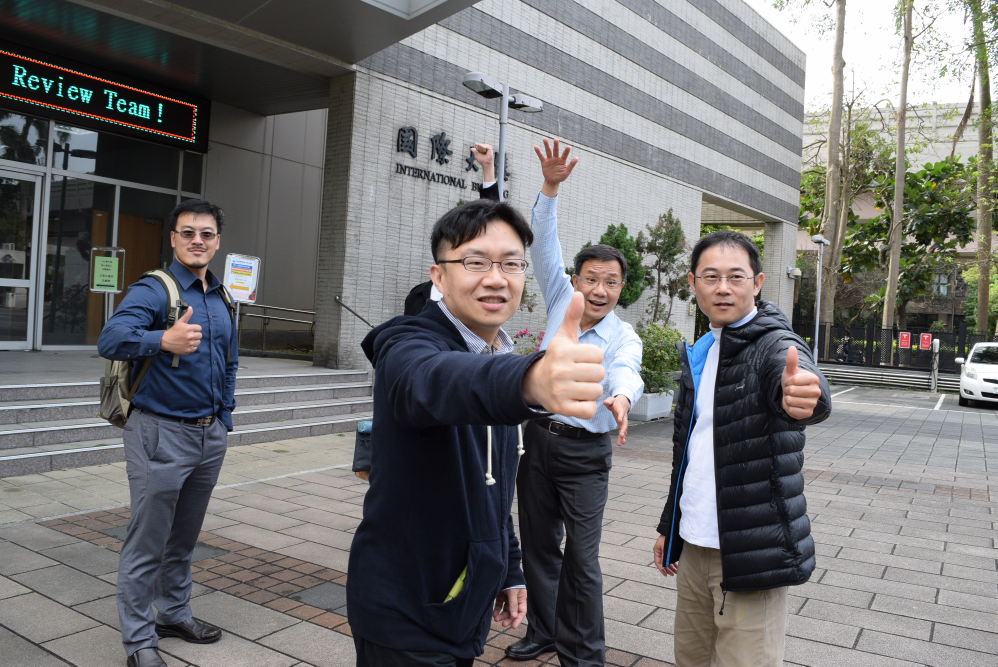
//> input picture EXE/1.JPG, 2992 x 2000 px (shown at 1/3 size)
$ ./Source2   (built with g++ and OpenCV 4)
//> lines starting //> are read from the running program, lines starting //| are printed output that depends on the picture
#include "opencv2/opencv.hpp"
using namespace cv;
using namespace std;
Mat  findepipole(vector<Point> p1, vector<Point> p2)
{
	//*****************************************************
	Mat m_F = findFundamentalMat(p1, p2, FM_8POINT);
	////**************************************************epiploe line
	Mat point1a = (Mat_<double>(3, 1) << p1[1].x, p1[1].y, 1);
	Mat point2a = (Mat_<double>(3, 1) << p1[2].x, p1[2].y, 1);

	Mat line1b = m_F*point1a;
	Mat line2b = m_F*point2a;
	Mat dot = line1b.cross(line2b);
	dot /= dot.ptr<double>(0)[2];
	return dot;
}
Mat findH(Mat dot,Mat T)
{
	Mat et = T*dot;
	double theta = -atan(et.ptr<double>(1)[0]/et.ptr<double>(0)[0]);
	Mat R = (Mat_<double>(3, 3) << cos(theta), -sin(theta), 0, sin(theta), cos(theta), 0, 0, 0, 1);
	Mat ret = R*et;
	Mat G = (Mat_<double>(3, 3) << 1, 0, 0, 0, 1, 0, -1 / ret.ptr<double>(0)[0], 0, 1);
	Mat H = G*R*T;
	return H;
}
int main()
{
	Mat src1 = imread("1.jpg");
//> src1 is the input picture: 2000 rows x 2992 cols, CV_8UC3; mean B, G, R 113.7, 113.4, 114
	Mat src2 = imread("2.jpg");
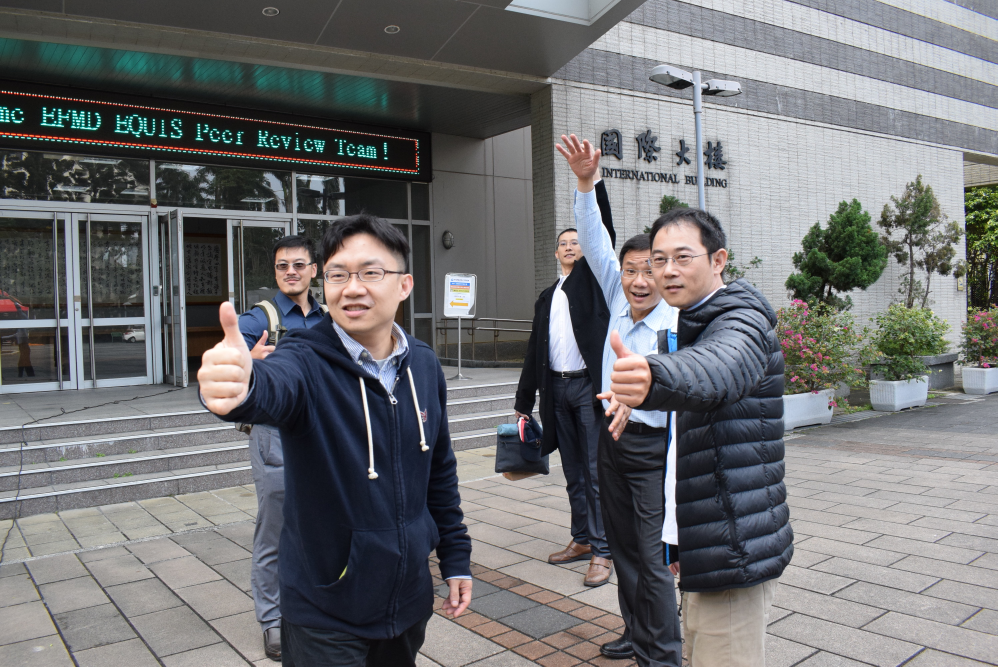
//> input picture EXE/2.JPG, 2992 x 2000 px (shown at 1/3 size)
//> src2 is the input picture: 2000 rows x 2992 cols, CV_8UC3; mean B, G, R 114.6, 112.8, 112.1
	//*************************************************
	vector<Point> p1(10);
	vector<Point> p2(10);
	// [20 lines of commented-out code are left out]
	p1[0] = Point(155, 502); p2[0] = Point(890, 639);
	p1[1] = Point(532, 571); p2[1] = Point(1224, 658);
	p1[2] = Point(529,900); p2[2] = Point(827,975);
	p1[3] = Point(1502, 356); p2[3] = Point(2083, 324);
	p1[4] = Point(2107, 577); p2[4] = Point(2888, 457);
	p1[5] = Point(600, 697); p2[5] = Point(877, 792);
	p1[6] = Point(1516, 698); p2[6] = Point(1092, 733);
	p1[7] = Point(1459, 944); p2[7] = Point(1049, 966);
	p1[8] = Point(2242, 834); p2[8] = Point(2076, 771);
	p1[9] = Point(746, 871); p2[9] = Point(1403, 918);

	Mat T1 = (Mat_<double>(3, 3) << 1, 0, -src1.cols*0.5, 0, 1, -src1.rows*0.5, 0, 0, 1);
	Mat dota=findepipole(p1, p2);
	Mat H = findH(dota, T1);
	//Mat hh = (Mat_<double>(2, 3) << H.ptr<double>(0)[0], H.ptr<double>(0)[1], H.ptr<double>(0)[2], H.ptr<double>(1)[0], H.ptr<double>(1)[1], H.ptr<double>(1)[2]);
	//	warpAffine(src1, src1, hh, src1.size());
	Mat dotb = findepipole(p2, p1);
	Mat H1 = findH(dotb,T1);
	//	Mat hh22 = (Mat_<double>(2, 3) << H1.ptr<double>(0)[0], H1.ptr<double>(0)[1], H1.ptr<double>(0)[2], H1.ptr<double>(1)[0], H1.ptr<double>(1)[1], H1.ptr<double>(1)[2]);
	//warpAffine(src2, src2, hh22, src1.size());
	//***************************************
	vector<Point2d> c(10);
	vector<Point2d> c1(10);
	for (int i = 0; i < 10; i++)
	{
		Mat ttt = (Mat_<double>(3, 1) << p1[i].x, p1[i].y, 1);
		ttt = H1*ttt;
		c[i].x = ttt.ptr<double>(0)[0] / ttt.ptr<double>(2)[0];
		c[i].y = ttt.ptr<double>(1)[0] / ttt.ptr<double>(2)[0];
		//*
		Mat ttt1 = (Mat_<double>(3, 1) << p2[i].x, p2[i].y, 1);
		ttt1 = H*ttt1;
		c1[i].x = ttt1.ptr<double>(0)[0] / ttt1.ptr<double>(2)[0];
		c1[i].y = ttt1.ptr<double>(1)[0] / ttt1.ptr<double>(2)[0];
	}
	Mat temp1(5, 5, CV_64FC1, Scalar(0));
	Mat temp2(5, 1, CV_64FC1, Scalar(0));
	for (int i = 0; i < 10; i++)
	{
		temp1.ptr<double>(0)[0] += c[i].x*c[i].x;
		temp1.ptr<double>(0)[1] += c[i].x*c[i].y;
		temp1.ptr<double>(0)[2] += c[i].x;
		temp1.ptr<double>(1)[0] += c[i].x*c[i].y;
		temp1.ptr<double>(1)[1] += c[i].y*c[i].y;
		temp1.ptr<double>(1)[2] += c[i].y;
		temp1.ptr<double>(2)[0] += c[i].x;
		temp1.ptr<double>(2)[1] += c[i].y;
		temp1.ptr<double>(2)[2] += 1;
		temp1.ptr<double>(3)[3] += c[i].y*c[i].y;
		temp1.ptr<double>(3)[4] += c[i].y;
		temp1.ptr<double>(4)[3] += c[i].y;
		temp1.ptr<double>(4)[4] += 1;

		temp2.ptr<double>(0)[0] += c[i].x*c1[i].x;
		temp2.ptr<double>(1)[0] += c[i].y*c1[i].x;
		temp2.ptr<double>(2)[0] += c1[i].x;
		temp2.ptr<double>(3)[0] += c[i].y*c1[i].y;
		temp2.ptr<double>(4)[0] += c1[i].y;
	}
	Mat ss = temp1.inv()*temp2;
//> ss = [0.667, -1.37, -230.5, 0.97, 1.28]
	//***
	Mat T = (Mat_<double>(3, 3) << 1, 0, src1.cols*0.5, 0, 1, src1.rows*0.5, 0, 0, 1);
//> T = [[1, 0, 1496], [0, 1, 1000], [0, 0, 1]]
	Mat HA = (Mat_<double>(3, 3) << ss.ptr<double>(0)[0], ss.ptr<double>(1)[0], ss.ptr<double>(2)[0], 0, ss.ptr<double>(3)[0], ss.ptr<double>(4)[0], 0, 0, 1);
	Mat hh1 = T*HA*H1;
	warpPerspective(src1, src1, hh1, src1.size());
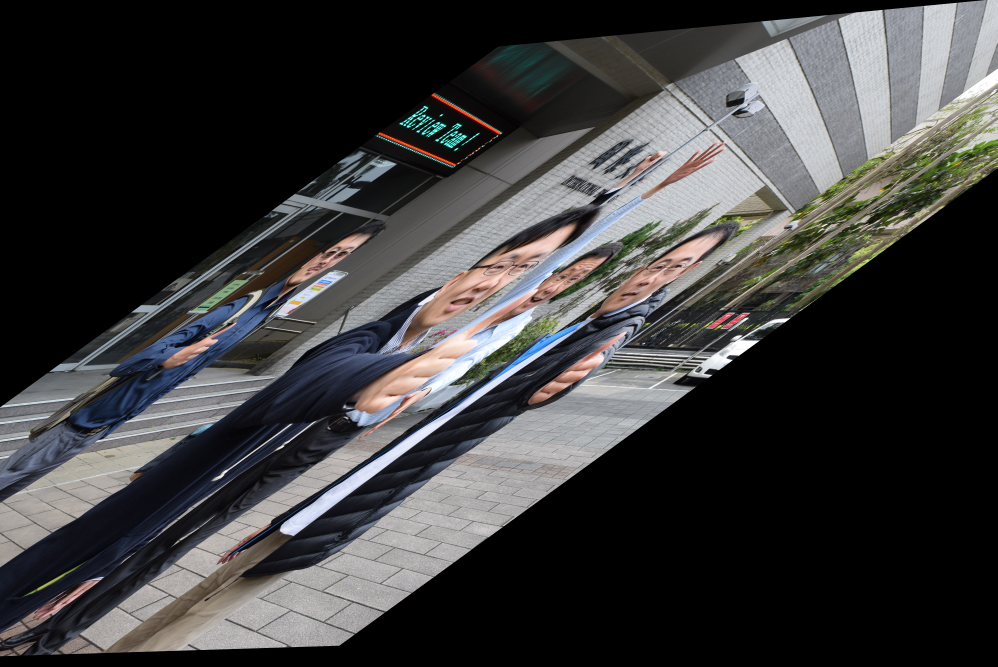
//> src1: 2000 rows x 2992 cols, CV_8UC3 (shown at 1/3 size); mean B, G, R 60.6, 60.4, 60.8
	Mat hh2 = T*H;
	warpPerspective(src2, src2, hh2, src2.size());
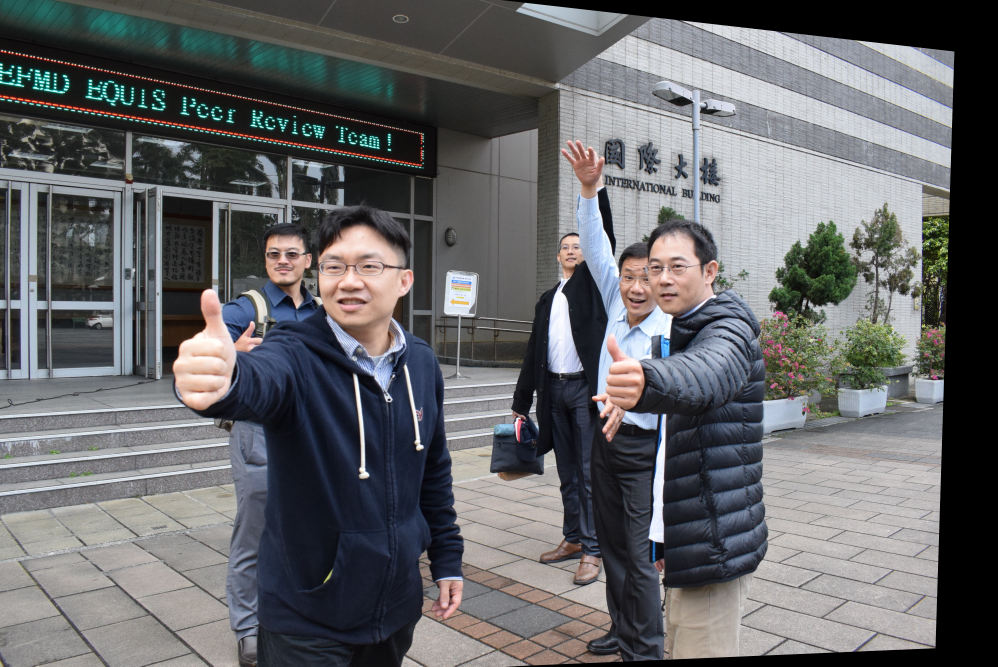
//> src2: 2000 rows x 2992 cols, CV_8UC3 (shown at 1/3 size); mean B, G, R 103.8, 101.8, 101.1

	Mat final_image;
	hconcat(src1, src2, final_image);
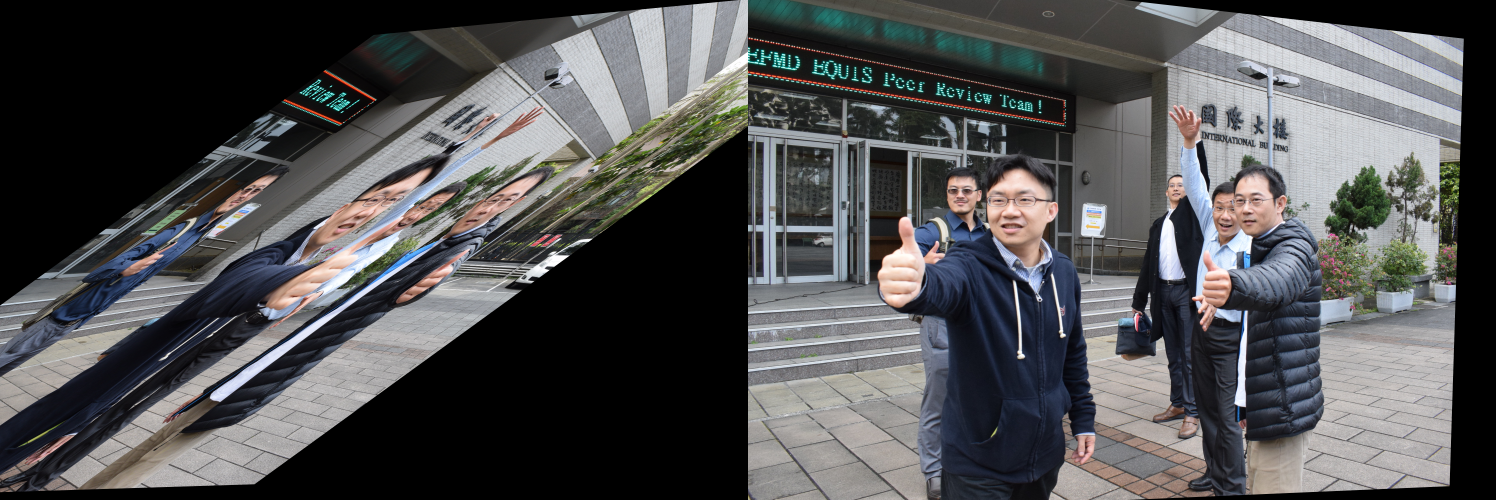
//> final_image: 2000 rows x 5984 cols, CV_8UC3 (shown at 1/4 size); mean B, G, R 82.2, 81.1, 80.9
	imwrite("after1.jpg", src1);
	imwrite("after2.jpg", src2);
	imwrite("aftertotal.jpg", final_image);
	waitKey(0);
}
